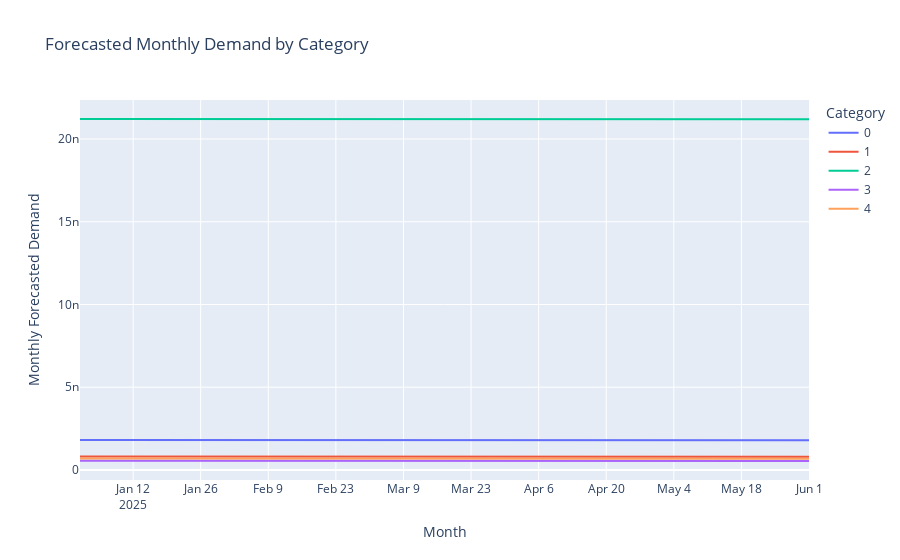

Here is the notebook cell this chart was saved with:
### Code cell
#Plot the forecasted demand by category on the same chart or separate charts to compare predicted values with historical data.
fig_forecast = px.line(forecasted_demand_df, x='Month', y='Forecasted_Demand', color='Category',
                        title='Forecasted Monthly Demand by Category',
                        labels={'Forecasted_Demand': 'Monthly Forecasted Demand', 'Month': 'Month'})
fig_forecast.update_layout(xaxis_title='Month', yaxis_title='Monthly Forecasted Demand')
fig_forecast.show()

### Figure 1 — Plotly figure (JSON) as saved in the notebook; plotly's stock layout.template omitted (floating-point values rounded to 4 significant figures)
{"data": [{"hovertemplate": "Category=0<br>Month=%{x}<br>Monthly Forecasted Demand=%{y}<extra></extra>", "legendgroup": "0", "line": {"color": "#636efa", "dash": "solid"}, "marker": {"symbol": "circle"}, "mode": "lines", "name": "0", "orientation": "v", "showlegend": true, "type": "scatter", "x": ["2025-01", "2025-02", "2025-03", "2025-04", "2025-05", "2025-06"], "xaxis": "x", "y": [1.817e-09, 1.814e-09, 1.811e-09, 1.809e-09, 1.806e-09, 1.803e-09], "yaxis": "y"}, {"hovertemplate": "Category=1<br>Month=%{x}<br>Monthly Forecasted Demand=%{y}<extra></extra>", "legendgroup": "1", "line": {"color": "#EF553B", "dash": "solid"}, "marker": {"symbol": "circle"}, "mode": "lines", "name": "1", "orientation": "v", "showlegend": true, "type": "scatter", "x": ["2025-01", "2025-02", "2025-03", "2025-04", "2025-05", "2025-06"], "xaxis": "x", "y": [8.066e-10, 8.038e-10, 8.01e-10, 7.983e-10, 7.955e-10, 7.928e-10], "yaxis": "y"}, {"hovertemplate": "Category=2<br>Month=%{x}<br>Monthly Forecasted Demand=%{y}<extra></extra>", "legendgroup": "2", "line": {"color": "#00cc96", "dash": "solid"}, "marker": {"symbol": "circle"}, "mode": "lines", "name": "2", "orientation": "v", "showlegend": true, "type": "scatter", "x": ["2025-01", "2025-02", "2025-03", "2025-04", "2025-05", "2025-06"], "xaxis": "x", "y": [2.121e-08, 2.121e-08, 2.12e-08, 2.12e-08, 2.12e-08, 2.12e-08], "yaxis": "y"}, {"hovertemplate": "Category=3<br>Month=%{x}<br>Monthly Forecasted Demand=%{y}<extra></extra>", "legendgroup": "3", "line": {"color": "#ab63fa", "dash": "solid"}, "marker": {"symbol": "circle"}, "mode": "lines", "name": "3", "orientation": "v", "showlegend": true, "type": "scatter", "x": ["2025-01", "2025-02", "2025-03", "2025-04", "2025-05", "2025-06"], "xaxis": "x", "y": [5.558e-10, 5.53e-10, 5.502e-10, 5.475e-10, 5.447e-10, 5.42e-10], "yaxis": "y"}, {"hovertemplate": "Category=4<br>Month=%{x}<br>Monthly Forecasted Demand=%{y}<extra></extra>", "legendgroup": "4", "line": {"color": "#FFA15A", "dash": "solid"}, "marker": {"symbol": "circle"}, "mode": "lines", "name": "4", "orientation": "v", "showlegend": true, "type": "scatter", "x": ["2025-01", "2025-02", "2025-03", "2025-04", "2025-05", "2025-06"], "xaxis": "x", "y": [6.869e-10, 6.842e-10, 6.814e-10, 6.787e-10, 6.759e-10, 6.731e-10], "yaxis": "y"}], "layout": {"legend": {"title": {"text": "Category"}, "tracegroupgap": 0}, "title": {"text": "Forecasted Monthly Demand by Category"}, "xaxis": {"anchor": "y", "domain": [0, 1], "title": {"text": "Month"}}, "yaxis": {"anchor": "x", "domain": [0, 1], "title": {"text": "Monthly Forecasted Demand"}}}}
